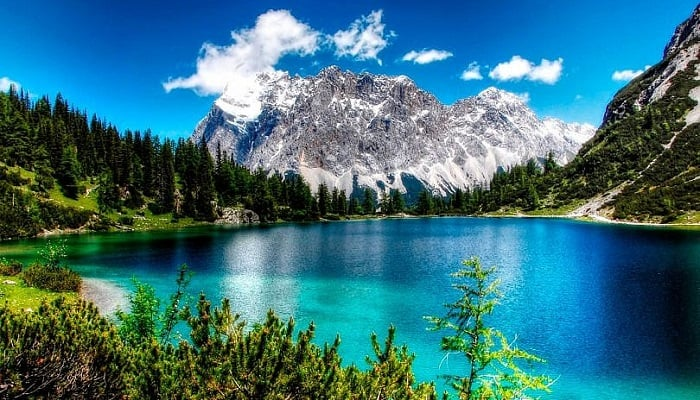
#> input picture data/image.jpg, 700 x 400 px
$ jupyter execute --allow-errors 2_image_enhancement.ipynb
#> lines starting #> are read from the running program, lines starting #| are printed output that depends on the picture
<a href="https://colab.research.google.com/github/a01137646/ComputerVision/blob/main/2_image_enhancement.ipynb" target="_parent"></a>

# 2. Image Enhancement

## Table of Contents
1. [Libraries](#libraries)
2. [Histogram Equalization](#hist)
3. [Denoising with Filters](#denoising)
4. [Challenge](#challenge)

## Importing Libraries <a class="anchor" id="libraries" ></a>

[cell 1]
from PIL import Image, ImageOps
import matplotlib.pyplot as plt
import numpy as np
import matplotlib.image as mpimg
from skimage import exposure
import skimage
from scipy.ndimage.filters import gaussian_filter as gauss
from scipy.ndimage.filters import median_filter as med
import cv2

[cell 2]
original_image = Image.open('data/image.jpg')
#> original_image is the input picture: PIL image 700x400 RGB; mean R, G, B 56.6, 112.9, 124.3
plt.imshow(original_image)
type(original_image)

# Save the image
np.save('data/img.npy', original_image)

#Load the image
original_image = np.load('data/img.npy')

## Histogram Equalization<a class="anchor" id="hist" ></a>

Let's look at the distribution of pixel values in the image.

Ideally, the image should have relatively even distribution of values, indicating good contrast and making it easier to extract analytical information.

An easy way to check this is to plot a histogram.

[cell 3]
# Plot a histogram - we need to use ravel to "flatten" the 3 dimensions
plt.hist(original_image.ravel())
plt.show()
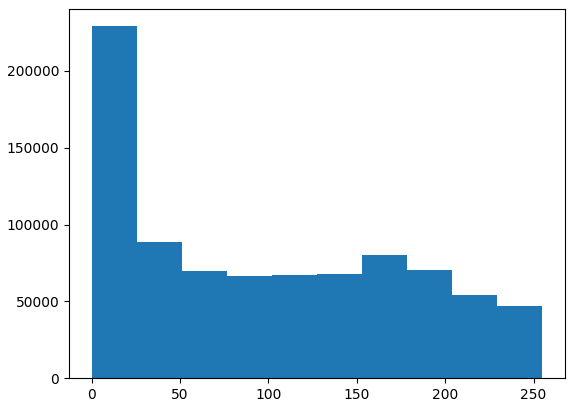
#> figure drawn by matplotlib, 1 panel; tallest bar 229054 high, from x = 0 to 25.5

Another useful way to visualize the statistics of an image is as a cumulative distribution function (CDF) plot. Which shows the cumulative pixel intensity frequencies from 0 to 255.

[cell 4]
plt.hist(original_image.ravel(), bins=255, cumulative=True)
plt.show()
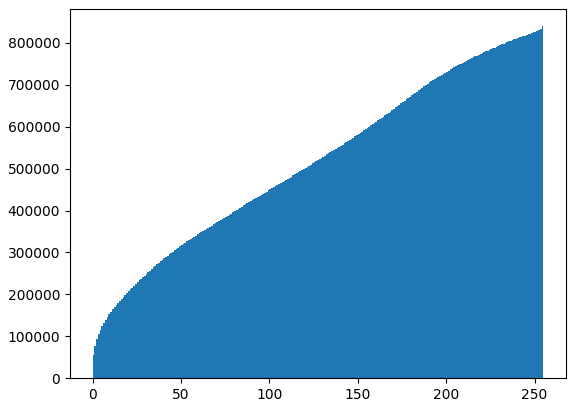
#> figure drawn by matplotlib, 1 panel; tallest bar 840000 high, from x = 254 to 255

The histogram and CDF for our image show pretty uneven distribution - there's a lot of contrast in the image. Ideally we should equalize the values in the images we want to analyse to try to make our images more consistent in terms of the shapes they contain irrespective of light levels.

Histogram equalization is often used to improve the statistics of images. In simple terms, the histogram equalization algorithm attempts to adjust the pixel values in the image to create a more uniform distribution. The code in the cell below uses the  **exposure.equalize_hist** method from the **skimage** package to equalize the image.

[cell 5]
original_image_eq = exposure.equalize_hist(original_image)

fig = plt.figure(figsize=(16, 8))

# Subplot for original image
a=fig.add_subplot(1,2,1)
imgplot = plt.imshow(original_image)
a.set_title('Before')

# Subplot for processed image
a=fig.add_subplot(1,2,2)
imgplot = plt.imshow(original_image_eq)
a.set_title('After')

plt.show()
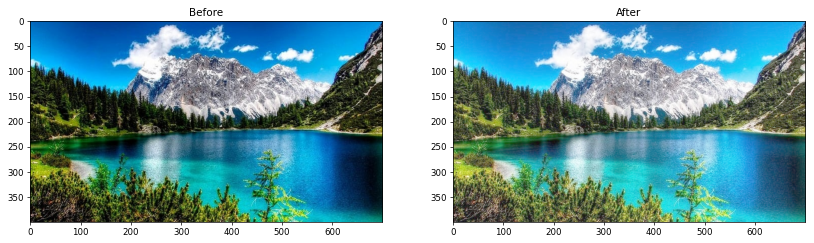
#> figure drawn by matplotlib, 2 panels

As with most image operations, there's more than one way to do this. For example, you could also use the **PIL.ImgOps.equalize** method:

[cell 6]
# Equalize the image - but we need to convert the numpy array back to the PIL image format
image_PIL_eq = ImageOps.equalize(Image.fromarray(original_image))
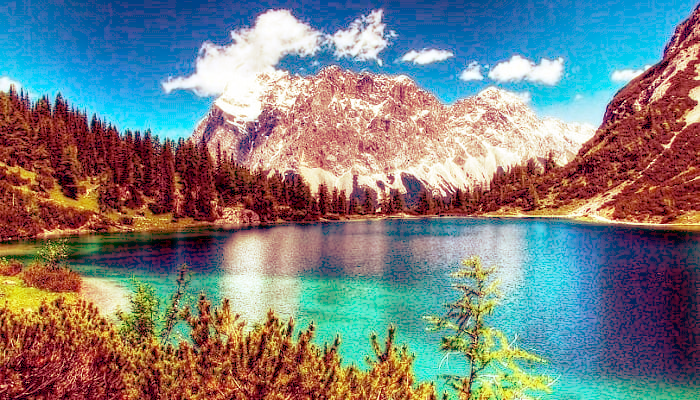
#> image_PIL_eq: PIL image 700x400 RGB; mean R, G, B 124, 127.4, 128.1

# Display using matplotlib

# Create a figure
fig = plt.figure(figsize=(16, 8))

# Subplot for original image
a=fig.add_subplot(1,2,1)
imgplot = plt.imshow(original_image)
a.set_title('Before')

# Subplot for processed image
a=fig.add_subplot(1,2,2)
imgplot = plt.imshow(image_PIL_eq)
a.set_title('After')

plt.show()

Now let's see what that's done to the histogram and CDF plots:

[cell 7]
# Display histograms
img_eq = np.array(image_PIL_eq)

# Create a figure
fig = plt.figure(figsize=(16, 8))

# Subplot for original image
a=fig.add_subplot(1,2,1)
imgplot = plt.hist(img_eq.ravel())
a.set_title('Histogram')

# Subplot for processed image
a=fig.add_subplot(1,2,2)
imgplot = plt.hist(img_eq.ravel(), bins=255, cumulative=True)
a.set_title('CDF')

plt.show()
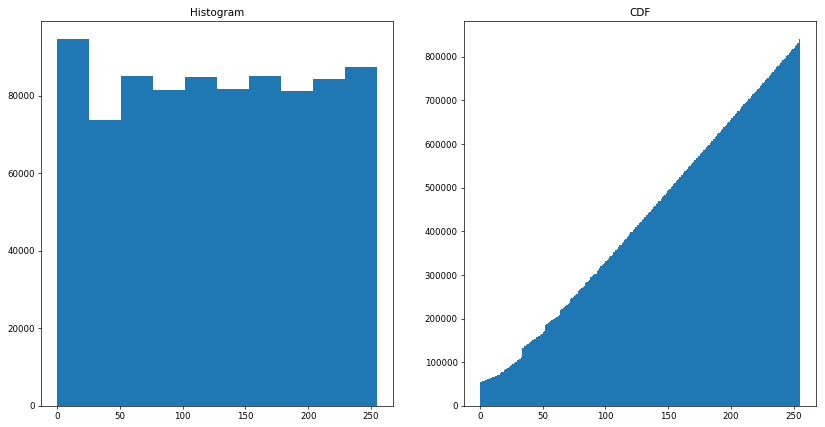
#> figure drawn by matplotlib, 2 panels; panel 1: tallest bar 94587 high, from x = 0 to 25.5; panel 2: tallest bar 840000 high, from x = 254 to 255

The pixel intensities are more evenly distributed in the equalized image. In particular, the cumulative density shows a straight diagonal cumulation; which is a good sign that the pixel intensity values have been equalized.

## Denoising with Filters <a class="anchor" id="denoising" ></a>

Often images need to be cleaned up to remove "salt and pepper" noise.

### Add Some Random Noise
Let's add some random noise to our image - such as you might see in a photograph taken in low light or at a low resolution.

[cell 8]
img_n = skimage.util.random_noise(original_image)
plt.imshow(img_n)
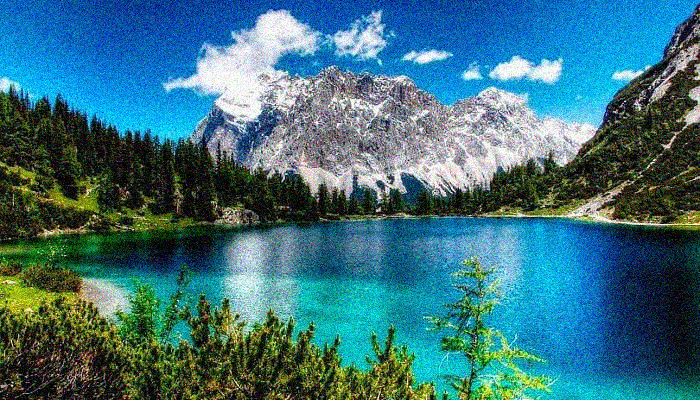
#> shown: shape (400, 700, 3) float64; mean R, G, B 0.238, 0.445, 0.49

### Using a Gaussian Filter
A Gaussian filter applies a weighted average (mean) value for pixels based on the pixels that surround them.

[cell 9]
img3_gauss = gauss(img_n, sigma=1)
plt.imshow(img3_gauss)
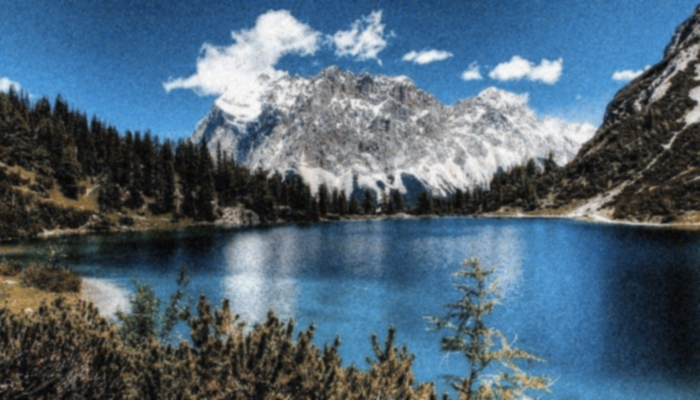
#> shown: shape (400, 700, 3) float64; mean R, G, B 0.315, 0.397, 0.461

### Using a Median Filter
The Gaussian filter results in a blurred image, which may actually be better for feature extraction as it makes it easier to find contrasting areas. If it's too blurred, we could try a median filter, which as the name suggests applies the median value to pixels based on the pixels around them.

[cell 10]
img_med = med(img_n, size=2)
plt.imshow(img_med)
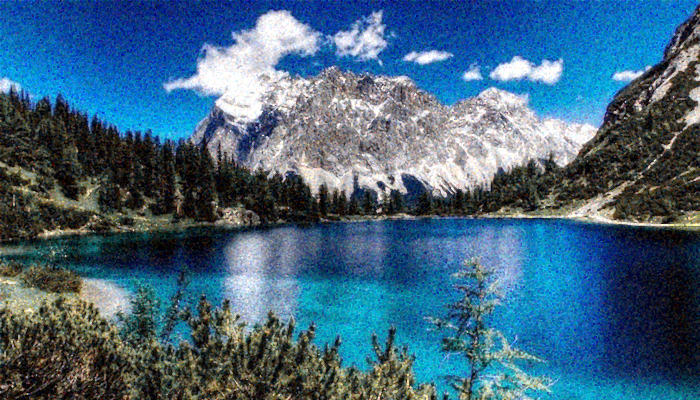
#> shown: shape (400, 700, 3) float64; mean R, G, B 0.262, 0.398, 0.497

## Challenge <a class="anchor" id="challenge" ></a>

Now, try solving this challenge, you must equalize different windows of the same image in a splitted way.

[cell 11]
from image_slicer import slice

n = 4
slice('data/image.jpg', n)
#> (this line was passed over: image_slicer is not available in this run)

$ run again, with data/1.jpg copied over data/image.jpg
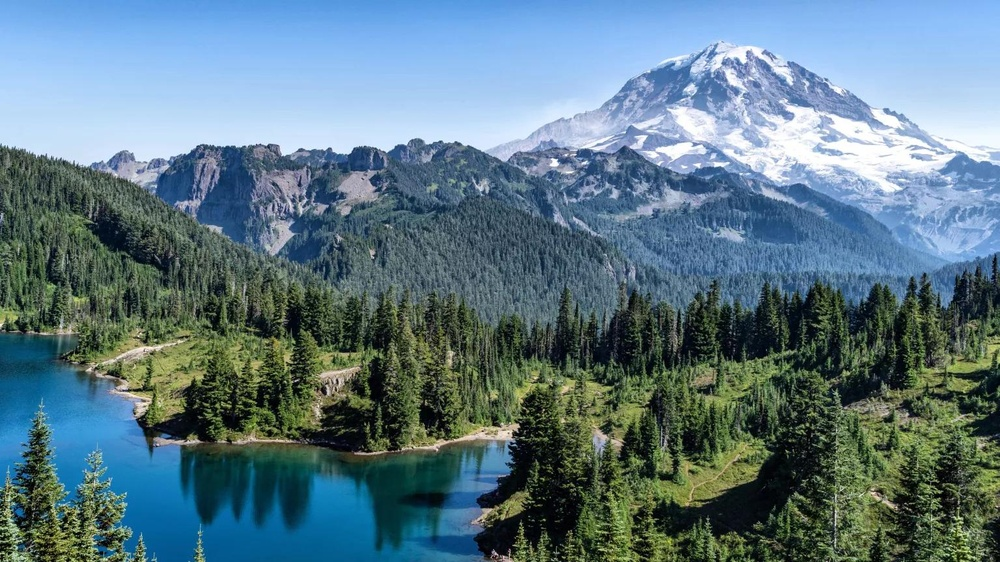
#> input picture data/1.jpg, 1000 x 562 px, shrunk from 1536 x 864 before the run
#> original_image is the input picture: PIL image 1000x562 RGB; mean R, G, B 92.5, 120.5, 132.2
#> `plt.show()`:
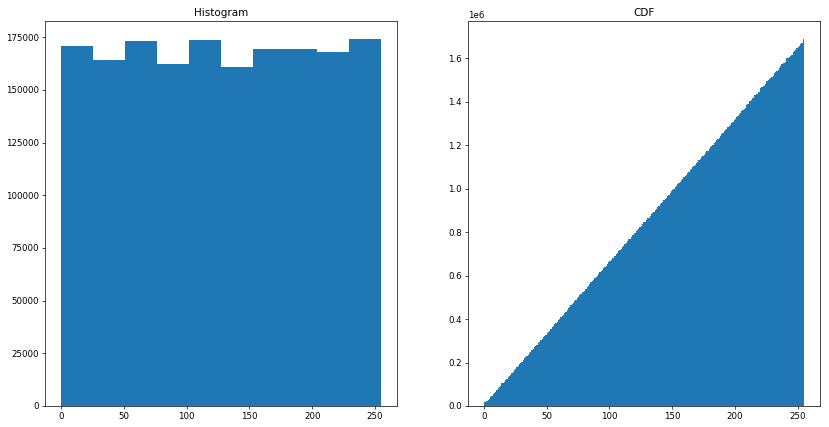
#> figure drawn by matplotlib, 2 panels; panel 1: tallest bar 174039 high, from x = 229.5 to 255; panel 2: tallest bar 1686000 high, from x = 254 to 255
#> `[cell 10] img_med = med(img_n, size=2) plt.imshow(img_med)`:
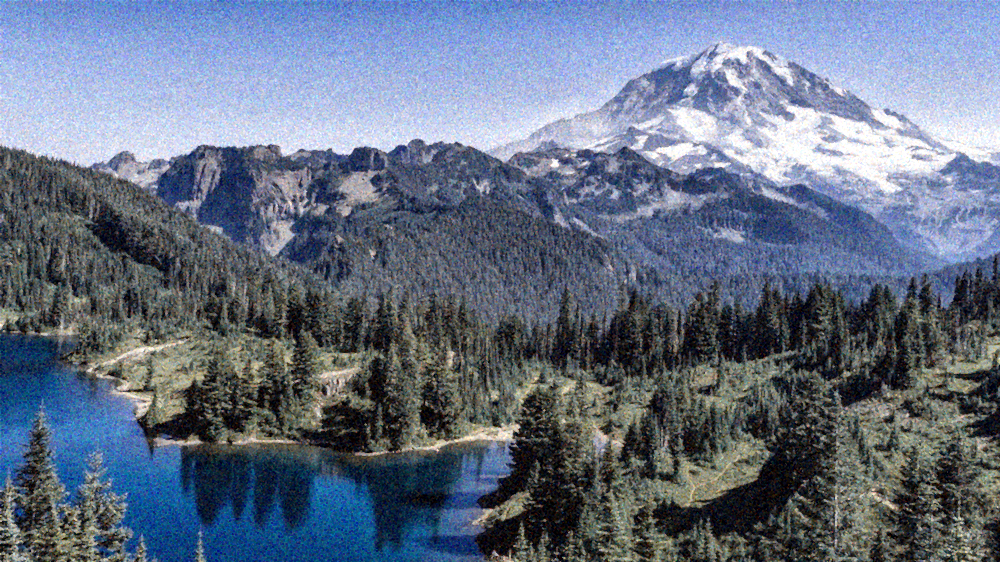
#> shown: shape (562, 1000, 3) float64; mean R, G, B 0.398, 0.443, 0.519

$ run again, with data/1_negative.jpg copied over data/image.jpg
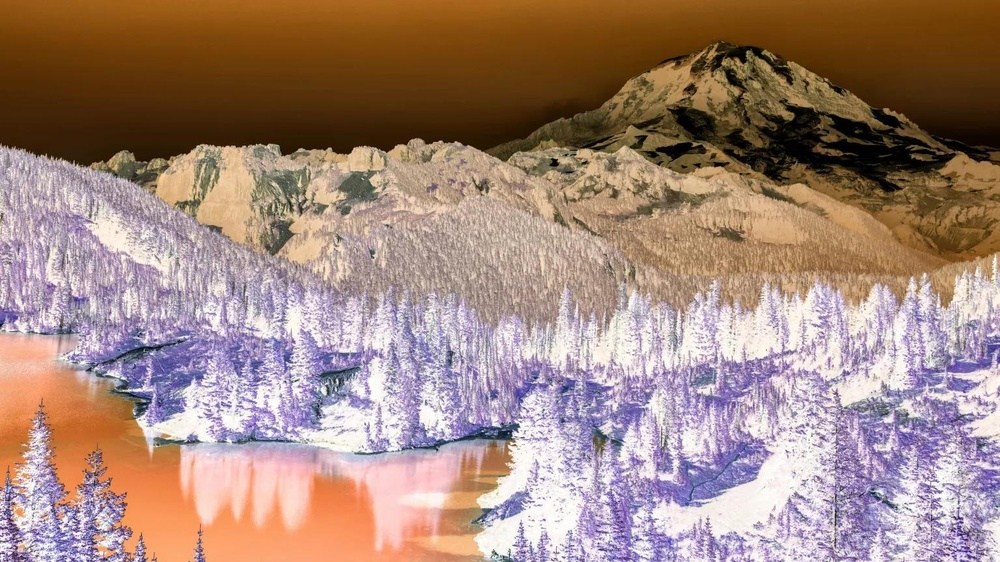
#> input picture data/1_negative.jpg, 1000 x 562 px, shrunk from 1536 x 864 before the run
#> original_image is the input picture: PIL image 1000x562 RGB; mean R, G, B 162.6, 134.4, 122.9
#> `plt.show()`:
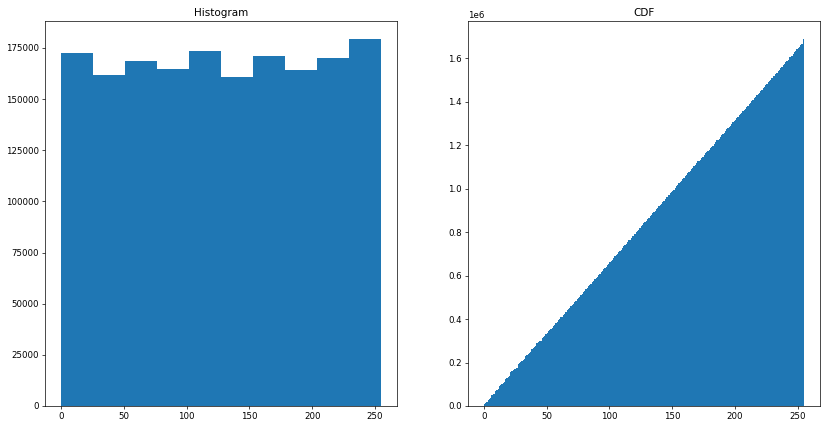
#> figure drawn by matplotlib, 2 panels; panel 1: tallest bar 179210 high, from x = 229.5 to 255; panel 2: tallest bar 1686000 high, from x = 254 to 255
#> `[cell 10] img_med = med(img_n, size=2) plt.imshow(img_med)`:
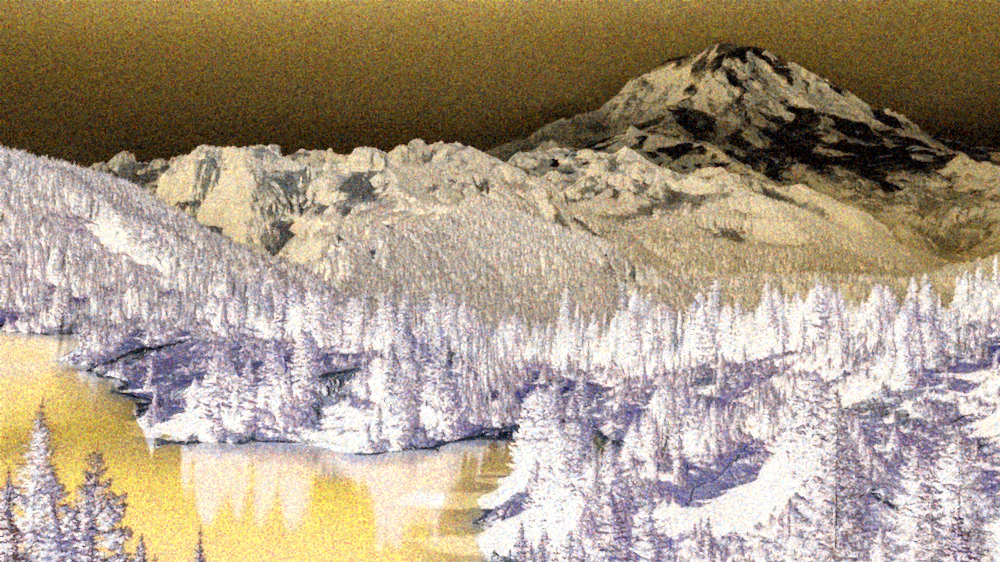
#> shown: shape (562, 1000, 3) float64; mean R, G, B 0.669, 0.607, 0.528
